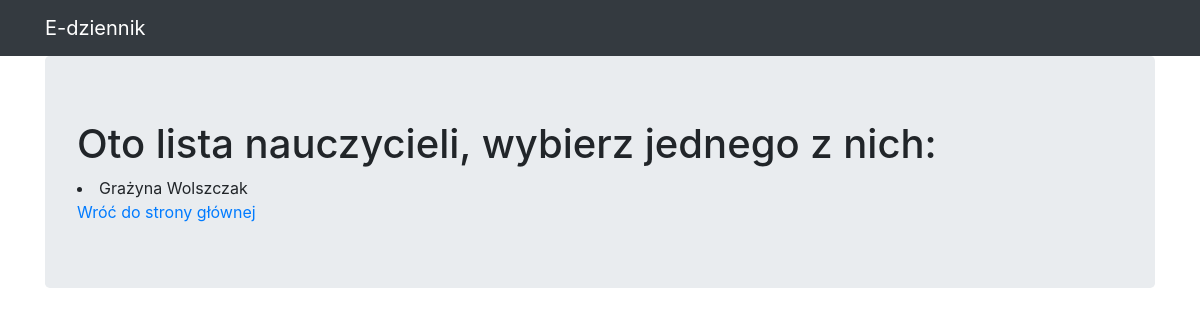
Page /edziennik/nauczyciele/ on the earlier database version.
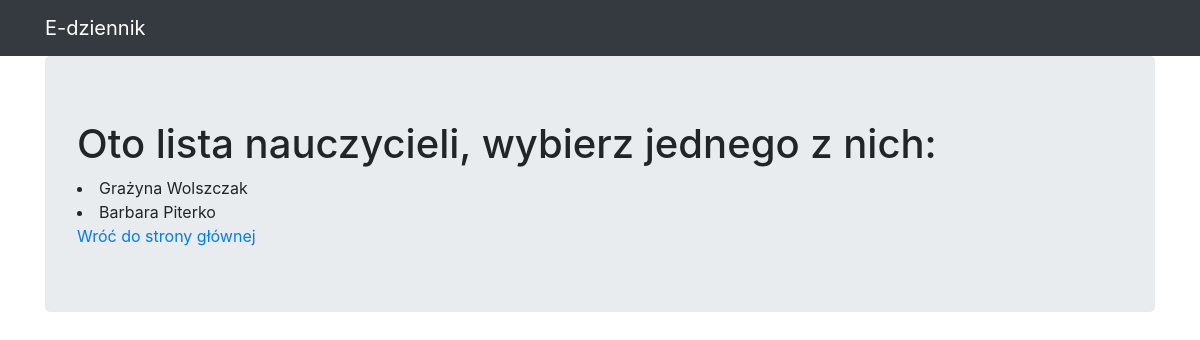
Same page on the later database version.
### dziennik/models.py (models this page shows, shortened)
class Nauczyciel(models.Model):
    name = models.CharField(max_length=128)
    klasa = models.ManyToManyField(Klasa)
    przedmiot = models.ForeignKey(Przedmiot, on_delete=models.CASCADE, null=True, blank=True)

### dziennik/views.py (the view)
# urls.py: path("nauczyciele/", views.nauczyciele, name="nauczyciele"),
def nauczyciele(request):
    return render(
        request,
        template_name="nauczyciele.html",
        context={"nauczyciele": Nauczyciel.objects.all()}
    )

### dziennik/templates/nauczyciele.html
{% extends 'base.html' %}
{% block content %}
  <body>
    <h1>Oto lista nauczycieli, wybierz jednego z nich:</h1>
      {% for coś in nauczyciele %}
    <li>{{ coś.name }}</li>
    {% endfor %}
     <a href="{% url 'edziennik:index' %}"> Wróć do strony głównej</a>
    {% endblock %}

Differences in the rows shown:
added Nauczyciel: name "Barbara Piterko"
